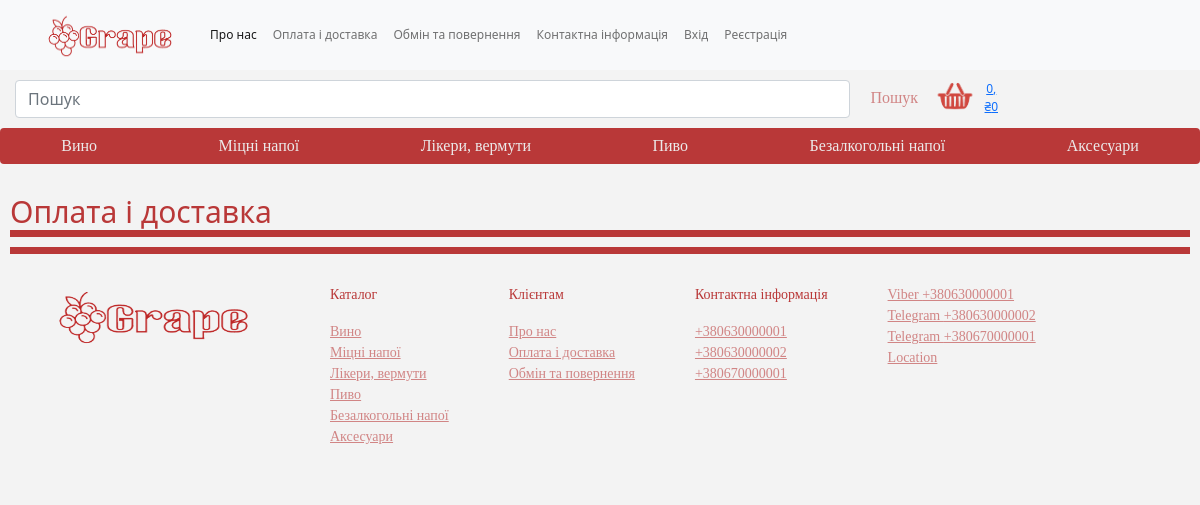
The app's page /conditions/delivery/, older data.
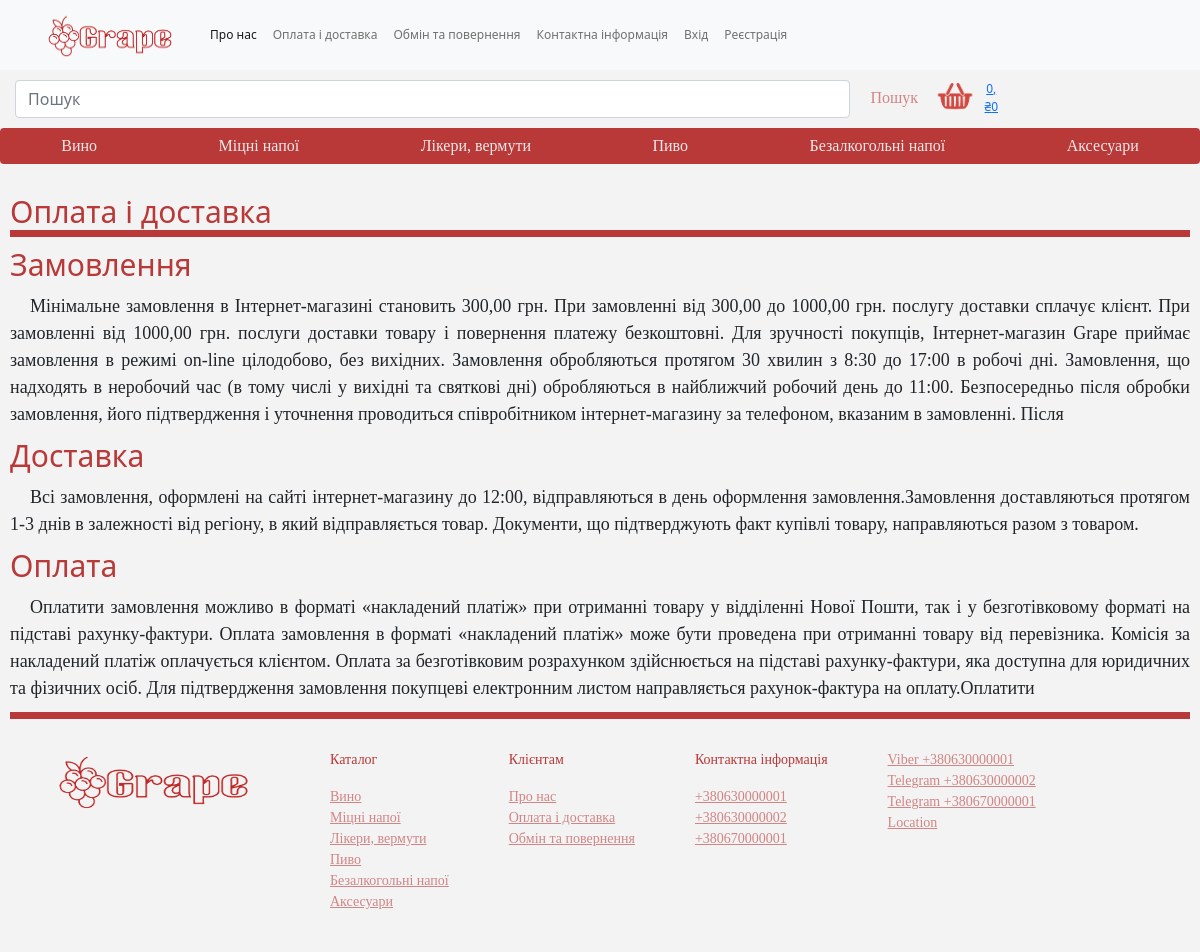
The same page, newer data.
### main_page/models.py (models this page shows, shortened)
class Category_good(models.Model):
    name = models.CharField(max_length=50, unique=True)
    is_visible = models.BooleanField(default=True)
    position = models.SmallIntegerField(unique=True)
    class Meta:
        ordering = ('position',)
    def get_absolute_url(self):
        return reverse("main_page:menu", args=[self.id])

class Phone(models.Model):
    phone_val = RegexValidator(regex=r'^\+?3?8?0\d{2}[- ]?(\d[- ]?){7}$', message='Не вірний формат номера')
    phone = models.CharField(max_length=16, validators=[phone_val])
    is_visible = models.BooleanField(default=True)
    is_viber = models.BooleanField(default=False)
    is_telegram = models.BooleanField(default=False)
    def __str__(self):
        return f'{self.phone}'

class Address(models.Model):
    address = models.CharField(max_length=250)
    is_visible = models.BooleanField(default=True)

### conditions/models.py (models this page shows)
class Delivery(models.Model):
    order = models.TextField(max_length=700)
    deliv = models.TextField(max_length=700)
    pay = models.TextField(max_length=700)
    data = models.DateTimeField(auto_now=True)

### conditions/views.py (the view)
# urls.py: path('delivery/', views.condition_delivery, name='delivery'),
def condition_delivery(request):
    conditions = Delivery.objects.all()
    return render(request, 'context.html', context={'condition': conditions})

### cart/cart.py (called while the page is built)
    def get_total_price(self):
        return sum(Decimal(item['price']) * item['quantity'] for item in self.cart.values())

    def __len__(self):
        return sum(item['quantity'] for item in self.cart.values())

### cart/context_processor.py (called while the page is built)
def cart(request):
    return {'cart': Cart(request)}

### main_page/context_processor.py (called while the page is built)
def getting_category(request):
    category = Category_good.objects.filter(is_visible=True)
    return locals()

def getting_number(request):
    phone = Phone.objects.filter(is_visible=True)
    return locals()

def getting_mail(request):
    mails = Email_adress.objects.filter(is_visible=True)
    return locals()

def getting_address(request):
    location = Address.objects.filter(is_visible=True)
    return locals()

### conditions/templates/context.html
{% extends 'project.html' %}
{% block content %}
    <section>
        <div class="context">
            <h2>Оплата і доставка</h2>
            {% for item in condition %}
                <h3>Замовлення</h3>
                    <p>{{ item.order }}</p>
                <h3>Доставка</h3>
                    <p>
                        {{ item.deliv }}
                    </p>
                <h3>Оплата</h3>
                    <p>{{ item.pay }}</p>
            {% endfor %}
        </div>
    </section>
{% endblock %}

### templates/project.html (shortened to what the changed rows need)
{% load static %}
<!DOCTYPE html>
<html lang="ukr">
    <head>
        <link href="https://cdn.jsdelivr.net/npm/bootstrap@5.0.2/dist/css/bootstrap.min.css" rel="stylesheet">
        <link rel="stylesheet" href="{% static "assets/css/style.css" %}">
    </head>
    <body>
{% block bare_content %}
      <section>
        <div class="btn-group">
            {% for cat in category %}
                <a href="{{ cat.get_absolute_url }}" class="btn btn-primary" type="submit">{{ cat.name }}</a>
            {% endfor %}
          </div>
        </section>
{% block content %}
{% endblock %}
{% endblock %}
    <section id="contact">
      <div class="cards">
        <div class="card">
            <p class="">Каталог</p>
            {% for cat in category %}
                <a href="#" class="" type="submit">{{ cat.name }}</a>
            {% endfor %}
        </div>
        <div class="card">
          <p class="" >Контактна інформація</p>
            {% for number in phone %}
                <a href="" class="" type="submit">{{ number.phone }}</a>
            {% endfor %}
        </div>
        <div class="card">
            {% for number in phone %}
                {% if number.is_viber %}
                    <a href="viber://chat?number={{ number }}" class="viber" type="submit">Viber {{ number }}</a>
                {% endif %}
                {% if number.is_telegram %}
                    <a href="https://t.me/{{ number }}" class="" type="submit">Telegram {{ number }}</a>
                {% endif %}
            {% endfor %}
            {% for loc in location %}
                <a href="#" class="" type="submit">{{ loc.address }}</a>
            {% endfor %}
        </div>
    </div>
    </section>
    </body>
</html>

Row changes from the older to the newer data that the page shows:
added Delivery: order "Мінімальне замовлення в Інтернет-магазині становить 300,00 грн. При замовленні від 300,00 до 1000,00 грн. послугу доставки сплачує клієнт. При замовленні від 1000,00 грн. послуги доставки товару і повернення платежу безкоштовні. Для зручності покупців, Інтернет-магазин Grape приймає замовлення в режимі on-line цілодобово, без вихідних. Замовлення обробляються протягом 30 хвилин з 8:30 до 17:00 в робочі дні. Замовлення, що надходять в неробочий час (в тому числі у вихідні та святкові дні) обробляються в найближчий робочий день до 11:00. Безпосередньо після обробки замовлення, його підтвердження і уточнення проводиться співробітником інтернет-магазину за телефоном, вказаним в замовленні. Після", deliv "Всі замовлення, оформлені на сайті інтернет-магазину до 12:00, відправляються в день оформлення замовлення.Замовлення доставляються протягом 1-3 днів в залежності від регіону, в який відправляється товар. Документи, що підтверджують факт купівлі товару, направляються разом з товаром.", pay "Оплатити замовлення можливо в форматі «накладений платіж» при отриманні товару у відділенні Нової Пошти, так і у безготівковому форматі на підставі рахунку-фактури. Оплата замовлення в форматі «накладений платіж» може бути проведена при отриманні товару від перевізника. Комісія за накладений платіж оплачується клієнтом. Оплата за безготівковим розрахунком здійснюється на підставі рахунку-фактури, яка доступна для юридичних та фізичних осіб. Для підтвердження замовлення покупцеві електронним листом направляється рахунок-фактура на оплату.Оплатити"
